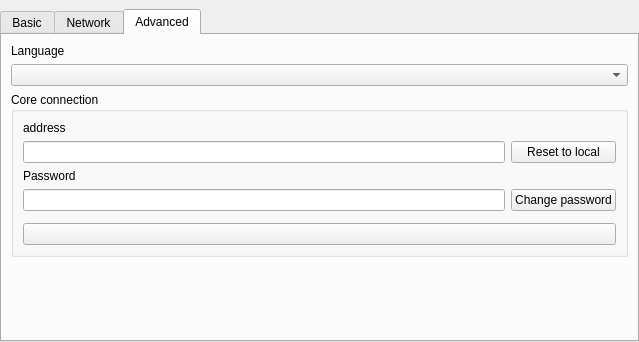
<?xml version="1.0" encoding="UTF-8"?>
<ui version="4.0">
 <class>WidgetSettings</class>
 <widget class="QWidget" name="WidgetSettings">
  <property name="geometry">
   <rect>
    <x>0</x>
    <y>0</y>
    <width>639</width>
    <height>342</height>
   </rect>
  </property>
  <property name="windowTitle">
   <string>Settings</string>
  </property>
  <property name="windowIcon">
   <iconset resource="../ressources.qrc">
    <normaloff>:/icons/ressources/settings.png</normaloff>:/icons/ressources/settings.png</iconset>
  </property>
  <property name="locale">
   <locale language="English" country="UnitedStates"/>
  </property>
  <layout class="QVBoxLayout" name="layMain">
   <property name="leftMargin">
    <number>0</number>
   </property>
   <property name="topMargin">
    <number>9</number>
   </property>
   <property name="rightMargin">
    <number>0</number>
   </property>
   <property name="bottomMargin">
    <number>0</number>
   </property>
   <item>
    <widget class="QTabWidget" name="tabWidget">
     <property name="currentIndex">
      <number>2</number>
     </property>
     <widget class="QWidget" name="tabBasicSettings">
      <attribute name="title">
       <string>Basic</string>
      </attribute>
      <layout class="QVBoxLayout" name="layBasic" stretch="0,0,0,0,2">
       <item>
        <widget class="QLabel" name="lblNick">
         <property name="text">
          <string>Nick</string>
         </property>
        </widget>
       </item>
       <item>
        <widget class="QLineEdit" name="txtNick">
         <property name="maxLength">
          <number>256</number>
         </property>
        </widget>
       </item>
       <item>
        <widget class="QLabel" name="lblShared">
         <property name="text">
          <string>Shared folders</string>
         </property>
        </widget>
       </item>
       <item>
        <layout class="QHBoxLayout" name="layButtons" stretch="0,0,0,0,0,0">
         <item>
          <widget class="QPushButton" name="butAddShared">
           <property name="toolTip">
            <string>Add a new shared directory</string>
           </property>
           <property name="text">
            <string/>
           </property>
           <property name="icon">
            <iconset resource="../ressources.qrc">
             <normaloff>:/icons/ressources/add.png</normaloff>:/icons/ressources/add.png</iconset>
           </property>
           <property name="flat">
            <bool>false</bool>
           </property>
          </widget>
         </item>
         <item>
          <widget class="QPushButton" name="butRemoveShared">
           <property name="toolTip">
            <string>Remove the selected shared directory</string>
           </property>
           <property name="text">
            <string/>
           </property>
           <property name="icon">
            <iconset resource="../ressources.qrc">
             <normaloff>:/icons/ressources/delete.png</normaloff>:/icons/ressources/delete.png</iconset>
           </property>
          </widget>
         </item>
         <item>
          <widget class="QPushButton" name="butMoveDownShared">
           <property name="toolTip">
            <string>Move down the selected shared directory</string>
           </property>
           <property name="text">
            <string/>
           </property>
           <property name="icon">
            <iconset resource="../ressources.qrc">
             <normaloff>:/icons/ressources/arrow_down.png</normaloff>:/icons/ressources/arrow_down.png</iconset>
           </property>
          </widget>
         </item>
         <item>
          <widget class="QPushButton" name="butMoveUpShared">
           <property name="toolTip">
            <string>Move up the selected shared directory</string>
           </property>
           <property name="text">
            <string/>
           </property>
           <property name="icon">
            <iconset resource="../ressources.qrc">
             <normaloff>:/icons/ressources/arrow_up.png</normaloff>:/icons/ressources/arrow_up.png</iconset>
           </property>
          </widget>
         </item>
         <item>
          <widget class="QPushButton" name="butOpenFolder">
           <property name="toolTip">
            <string>Open location of the selected shared directory</string>
           </property>
           <property name="text">
            <string/>
           </property>
           <property name="icon">
            <iconset resource="../ressources.qrc">
             <normaloff>:/icons/ressources/explore_folder.png</normaloff>:/icons/ressources/explore_folder.png</iconset>
           </property>
          </widget>
         </item>
         <item>
          <spacer name="horizontalSpacer">
           <property name="orientation">
            <enum>Qt::Horizontal</enum>
           </property>
           <property name="sizeHint" stdset="0">
            <size>
             <width>40</width>
             <height>20</height>
            </size>
           </property>
          </spacer>
         </item>
        </layout>
       </item>
       <item>
        <layout class="QHBoxLayout" name="layShared">
         <item>
          <widget class="QTableView" name="tblShareDirs">
           <property name="alternatingRowColors">
            <bool>true</bool>
           </property>
           <attribute name="horizontalHeaderHighlightSections">
            <bool>false</bool>
           </attribute>
          </widget>
         </item>
        </layout>
       </item>
      </layout>
     </widget>
     <widget class="QWidget" name="tabNetworkSettings">
      <attribute name="title">
       <string>Network</string>
      </attribute>
      <layout class="QVBoxLayout" name="verticalLayout_3">
       <item>
        <widget class="QGroupBox" name="grpInterfaces">
         <property name="sizePolicy">
          <sizepolicy hsizetype="Preferred" vsizetype="Preferred">
           <horstretch>0</horstretch>
           <verstretch>0</verstretch>
          </sizepolicy>
         </property>
         <property name="title">
          <string>Interface to listen</string>
         </property>
         <layout class="QVBoxLayout" name="layGrpInterfaces">
          <item>
           <widget class="QScrollArea" name="scoInterfaces">
            <property name="sizePolicy">
             <sizepolicy hsizetype="Expanding" vsizetype="Preferred">
              <horstretch>0</horstretch>
              <verstretch>0</verstretch>
             </sizepolicy>
            </property>
            <property name="horizontalScrollBarPolicy">
             <enum>Qt::ScrollBarAlwaysOff</enum>
            </property>
            <property name="widgetResizable">
             <bool>true</bool>
            </property>
            <widget class="QWidget" name="scoInterfacesContent">
             <property name="geometry">
              <rect>
               <x>0</x>
               <y>0</y>
               <width>593</width>
               <height>89</height>
              </rect>
             </property>
             <property name="sizePolicy">
              <sizepolicy hsizetype="Preferred" vsizetype="Maximum">
               <horstretch>0</horstretch>
               <verstretch>0</verstretch>
              </sizepolicy>
             </property>
             <layout class="QVBoxLayout" name="layInterfaces">
              <item>
               <widget class="QLabel" name="lblAnyInterface">
                <property name="text">
                 <string>Any</string>
                </property>
               </widget>
              </item>
              <item>
               <widget class="QWidget" name="widgetAllInterfaces" native="true">
                <layout class="QVBoxLayout" name="verticalLayout_2">
                 <property name="topMargin">
                  <number>3</number>
                 </property>
                 <item>
                  <widget class="QRadioButton" name="radIPv6">
                   <property name="text">
                    <string>IPv6</string>
                   </property>
                   <property name="checked">
                    <bool>true</bool>
                   </property>
                   <attribute name="buttonGroup">
                    <string>grpAddressesToListenTo</string>
                   </attribute>
                  </widget>
                 </item>
                 <item>
                  <widget class="QRadioButton" name="radIPv4">
                   <property name="text">
                    <string>IPv4</string>
                   </property>
                   <attribute name="buttonGroup">
                    <string>grpAddressesToListenTo</string>
                   </attribute>
                  </widget>
                 </item>
                </layout>
               </widget>
              </item>
             </layout>
            </widget>
           </widget>
          </item>
         </layout>
        </widget>
       </item>
       <item>
        <widget class="QCheckBox" name="chkEnableIntegrityCheck">
         <property name="toolTip">
          <string>When activated all received data will be verified against their hashes.  It may consume CPU resources.</string>
         </property>
         <property name="text">
          <string>Data integrity check</string>
         </property>
        </widget>
       </item>
       <item>
        <spacer name="verticalSpacer_2">
         <property name="orientation">
          <enum>Qt::Vertical</enum>
         </property>
         <property name="sizeType">
          <enum>QSizePolicy::Preferred</enum>
         </property>
         <property name="sizeHint" stdset="0">
          <size>
           <width>0</width>
           <height>0</height>
          </size>
         </property>
        </spacer>
       </item>
      </layout>
     </widget>
     <widget class="QWidget" name="tabAdvancedSettings">
      <attribute name="title">
       <string>Advanced</string>
      </attribute>
      <layout class="QVBoxLayout" name="layAdvanced" stretch="0,0,0,0">
       <item>
        <widget class="QLabel" name="lblLanguage">
         <property name="text">
          <string>Language</string>
         </property>
        </widget>
       </item>
       <item>
        <widget class="QComboBox" name="cmbLanguages"/>
       </item>
       <item>
        <widget class="QGroupBox" name="grpCoreConnection">
         <property name="title">
          <string>Core connection</string>
         </property>
         <layout class="QVBoxLayout" name="verticalLayout">
          <item>
           <layout class="QGridLayout" name="gridLayout">
            <item row="0" column="0" colspan="2">
             <widget class="QLabel" name="lblCoreAddress">
              <property name="text">
               <string>address</string>
              </property>
             </widget>
            </item>
            <item row="1" column="0">
             <widget class="QLineEdit" name="txtCoreAddress"/>
            </item>
            <item row="1" column="1">
             <widget class="QPushButton" name="butResetCoreAddress">
              <property name="text">
               <string>Reset to local</string>
              </property>
             </widget>
            </item>
            <item row="2" column="0" colspan="2">
             <widget class="QLabel" name="lblPassword">
              <property name="text">
               <string>Password</string>
              </property>
             </widget>
            </item>
            <item row="3" column="0">
             <widget class="QLineEdit" name="txtPassword">
              <property name="echoMode">
               <enum>QLineEdit::Password</enum>
              </property>
             </widget>
            </item>
            <item row="3" column="1">
             <widget class="QPushButton" name="butChangePassword">
              <property name="text">
               <string>Change password</string>
              </property>
             </widget>
            </item>
            <item row="5" column="0" colspan="2">
             <widget class="QPushButton" name="butConnect">
              <property name="text">
               <string notr="true"/>
              </property>
             </widget>
            </item>
            <item row="4" column="0">
             <spacer name="verticalSpacer_3">
              <property name="orientation">
               <enum>Qt::Vertical</enum>
              </property>
              <property name="sizeType">
               <enum>QSizePolicy::Fixed</enum>
              </property>
              <property name="sizeHint" stdset="0">
               <size>
                <width>20</width>
                <height>6</height>
               </size>
              </property>
             </spacer>
            </item>
           </layout>
          </item>
         </layout>
        </widget>
       </item>
       <item>
        <spacer name="verticalSpacer">
         <property name="orientation">
          <enum>Qt::Vertical</enum>
         </property>
         <property name="sizeHint" stdset="0">
          <size>
           <width>20</width>
           <height>40</height>
          </size>
         </property>
        </spacer>
       </item>
      </layout>
     </widget>
    </widget>
   </item>
  </layout>
 </widget>
 <resources>
  <include location="../ressources.qrc"/>
 </resources>
 <connections/>
 <buttongroups>
  <buttongroup name="grpAddressesToListenTo"/>
 </buttongroups>
</ui>
